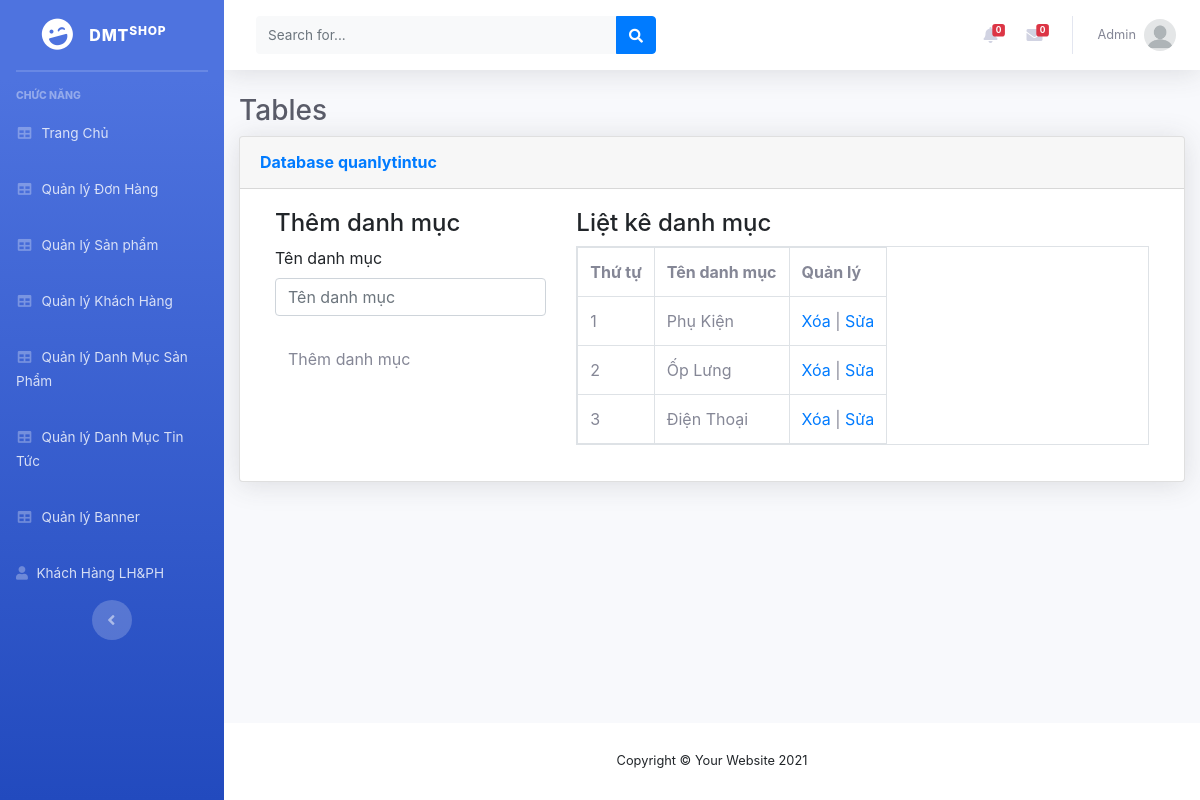
Screenshot of /admin/index2.php?mod=quanlytintuc with the database file from the repository.
### tables this page shows
CREATE TABLE `danhmuc_tin` (
  `danhmuctin_id` int(11) NOT NULL,
  `tendanhmuc` varchar(255) NOT NULL
);

### admin/xulydanhmucbaiviet.php (the view, shortened to what this page needs)
<?php
include('../db/connect.php');
?>
<!DOCTYPE html>
<html>
<head>
<link href="../css/bootstrap.css" rel="stylesheet" type="text/css" media="all" />
</head>
<body>
    <div class="container">
        <div class="row">
            <?php
            if(isset($_GET['quanly'])=='capnhat'){
                $id_capnhat=$_GET['id'];
                $sql_capnhat=mysqli_query($mysqli,"select * from danhmuc_tin where danhmuctin_id='$id_capnhat'");
                $row_capnhat=mysqli_fetch_array($sql_capnhat);
                ?>
                <div class="col-md-4">
                <h4>Cập nhật danh mục</h4>
                <label>Tên danh mục</label>
                <form action="" method="POST">
                    <input type="text" class="form-control" name="danhmuc" value="<?php echo $row_capnhat['tendanhmuc'] ?>"><br>
                    <input type="hidden" class="form-control" name="id_danhmuc" value="<?php echo $row_capnhat['danhmuctin_id'] ?>">
                    <input type="submit" name="capnhatdanhmuc" value="Cập nhật danh mục" class="btn btn-default">
                </form>
                </div>
            <?php
            }else{
                ?>
                <div class="col-md-4">
                <h4>Thêm danh mục</h4>
                <label>Tên danh mục</label>
                <form action="" method="POST">
                    <input type="text" class="form-control" name="danhmuc" placeholder="Tên danh mục"><br>
                    <input type="submit" name="themdanhmuc" value="Thêm danh mục" class="btn btn-default">
                </form>
            </div>
            <?php
            }
            ?>
            <div class="col-md-8">
            <h4>Liệt kê danh mục</h4>
            <?php
            $sql_select=mysqli_query($mysqli,"select * from danhmuc_tin order by danhmuctin_id desc")
            ?>
            <table class="table table-responsive table-bordered ">
                <tr>
                    <th>Thứ tự</th>
                    <th>Tên danh mục</th>
                    <th>Quản lý</th>
                </tr>
                <?php
                $i=0;
                while($row_danhmuc=mysqli_fetch_array($sql_select)){
                    $i++;
                ?>
                <tr>
                    <td><?php echo $i ?></td>
                    <td><?php echo $row_danhmuc['tendanhmuc'] ?></td>
                    <td><a href="?mod=quanlytintuc&xoa=<?php echo $row_danhmuc['danhmuctin_id'] ?>">Xóa</a> | <a href="?mod=quanlytintuc&quanly=capnhat&id=<?php echo $row_danhmuc['danhmuctin_id'] ?>">Sửa</a></td>
                </tr>
                <?php
                }
                ?>
            </table>
            </div>
        </div>
    </div>
</body>
</html>

### rows the page displays
danhmuc_tin: tendanhmuc "Phụ Kiện"
danhmuc_tin: tendanhmuc "Ốp Lưng"
danhmuc_tin: tendanhmuc "Điện Thoại"

### other values shown
$mod "quanlytintuc"
